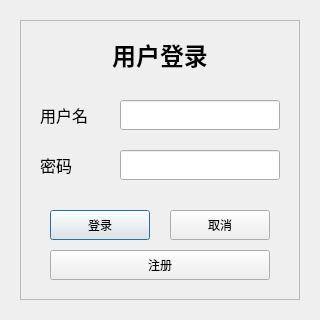
<?xml version="1.0" encoding="UTF-8"?>
<ui version="4.0">
 <class>LoginDialog</class>
 <widget class="QDialog" name="LoginDialog">
  <property name="geometry">
   <rect>
    <x>0</x>
    <y>0</y>
    <width>320</width>
    <height>320</height>
   </rect>
  </property>
  <property name="windowTitle">
   <string>用户登录</string>
  </property>
  <widget class="QFrame" name="frame">
   <property name="geometry">
    <rect>
     <x>20</x>
     <y>20</y>
     <width>280</width>
     <height>280</height>
    </rect>
   </property>
   <property name="contextMenuPolicy">
    <enum>Qt::DefaultContextMenu</enum>
   </property>
   <property name="frameShape">
    <enum>QFrame::StyledPanel</enum>
   </property>
   <property name="frameShadow">
    <enum>QFrame::Raised</enum>
   </property>
   <widget class="QPushButton" name="Login">
    <property name="geometry">
     <rect>
      <x>30</x>
      <y>190</y>
      <width>100</width>
      <height>30</height>
     </rect>
    </property>
    <property name="text">
     <string>登录</string>
    </property>
    <property name="default">
     <bool>true</bool>
    </property>
   </widget>
   <widget class="QPushButton" name="Register">
    <property name="geometry">
     <rect>
      <x>30</x>
      <y>230</y>
      <width>220</width>
      <height>30</height>
     </rect>
    </property>
    <property name="text">
     <string>注册</string>
    </property>
   </widget>
   <widget class="QPushButton" name="Cancel">
    <property name="geometry">
     <rect>
      <x>150</x>
      <y>190</y>
      <width>100</width>
      <height>30</height>
     </rect>
    </property>
    <property name="text">
     <string>取消</string>
    </property>
   </widget>
   <widget class="QLabel" name="Title">
    <property name="geometry">
     <rect>
      <x>80</x>
      <y>20</y>
      <width>120</width>
      <height>30</height>
     </rect>
    </property>
    <property name="font">
     <font>
      <family>等线</family>
      <pointsize>18</pointsize>
      <weight>75</weight>
      <bold>true</bold>
     </font>
    </property>
    <property name="layoutDirection">
     <enum>Qt::LeftToRight</enum>
    </property>
    <property name="text">
     <string>用户登录</string>
    </property>
    <property name="textFormat">
     <enum>Qt::AutoText</enum>
    </property>
    <property name="alignment">
     <set>Qt::AlignCenter</set>
    </property>
   </widget>
   <widget class="QLineEdit" name="UserName">
    <property name="geometry">
     <rect>
      <x>100</x>
      <y>80</y>
      <width>160</width>
      <height>30</height>
     </rect>
    </property>
    <property name="font">
     <font>
      <family>宋体</family>
     </font>
    </property>
    <property name="autoFillBackground">
     <bool>false</bool>
    </property>
    <property name="maxLength">
     <number>16</number>
    </property>
   </widget>
   <widget class="QLineEdit" name="Password">
    <property name="geometry">
     <rect>
      <x>100</x>
      <y>130</y>
      <width>160</width>
      <height>30</height>
     </rect>
    </property>
    <property name="font">
     <font>
      <family>宋体</family>
     </font>
    </property>
    <property name="autoFillBackground">
     <bool>false</bool>
    </property>
    <property name="echoMode">
     <enum>QLineEdit::Password</enum>
    </property>
   </widget>
   <widget class="QLabel" name="UserIDLabel">
    <property name="geometry">
     <rect>
      <x>20</x>
      <y>80</y>
      <width>70</width>
      <height>30</height>
     </rect>
    </property>
    <property name="minimumSize">
     <size>
      <width>0</width>
      <height>12</height>
     </size>
    </property>
    <property name="font">
     <font>
      <family>等线</family>
      <pointsize>12</pointsize>
     </font>
    </property>
    <property name="text">
     <string>用户名</string>
    </property>
    <property name="buddy">
     <cstring>UserName</cstring>
    </property>
   </widget>
   <widget class="QLabel" name="PasswordLabel">
    <property name="geometry">
     <rect>
      <x>20</x>
      <y>130</y>
      <width>70</width>
      <height>30</height>
     </rect>
    </property>
    <property name="minimumSize">
     <size>
      <width>0</width>
      <height>12</height>
     </size>
    </property>
    <property name="font">
     <font>
      <family>等线</family>
      <pointsize>12</pointsize>
     </font>
    </property>
    <property name="text">
     <string>密码</string>
    </property>
    <property name="buddy">
     <cstring>Password</cstring>
    </property>
   </widget>
  </widget>
 </widget>
 <tabstops>
  <tabstop>UserName</tabstop>
  <tabstop>Password</tabstop>
  <tabstop>Login</tabstop>
  <tabstop>Cancel</tabstop>
  <tabstop>Register</tabstop>
 </tabstops>
 <resources/>
 <connections>
  <connection>
   <sender>Login</sender>
   <signal>clicked()</signal>
   <receiver>LoginDialog</receiver>
   <slot>login()</slot>
   <hints>
    <hint type="sourcelabel">
     <x>144</x>
     <y>248</y>
    </hint>
    <hint type="destinationlabel">
     <x>104</x>
     <y>48</y>
    </hint>
   </hints>
  </connection>
  <connection>
   <sender>Cancel</sender>
   <signal>clicked()</signal>
   <receiver>LoginDialog</receiver>
   <slot>reject()</slot>
   <hints>
    <hint type="sourcelabel">
     <x>239</x>
     <y>248</y>
    </hint>
    <hint type="destinationlabel">
     <x>300</x>
     <y>41</y>
    </hint>
   </hints>
  </connection>
  <connection>
   <sender>Register</sender>
   <signal>clicked()</signal>
   <receiver>LoginDialog</receiver>
   <slot>register()</slot>
   <hints>
    <hint type="sourcelabel">
     <x>193</x>
     <y>286</y>
    </hint>
    <hint type="destinationlabel">
     <x>110</x>
     <y>467</y>
    </hint>
   </hints>
  </connection>
 </connections>
 <slots>
  <slot>login()</slot>
  <slot>register()</slot>
  <slot>changePassword()</slot>
 </slots>
</ui>
